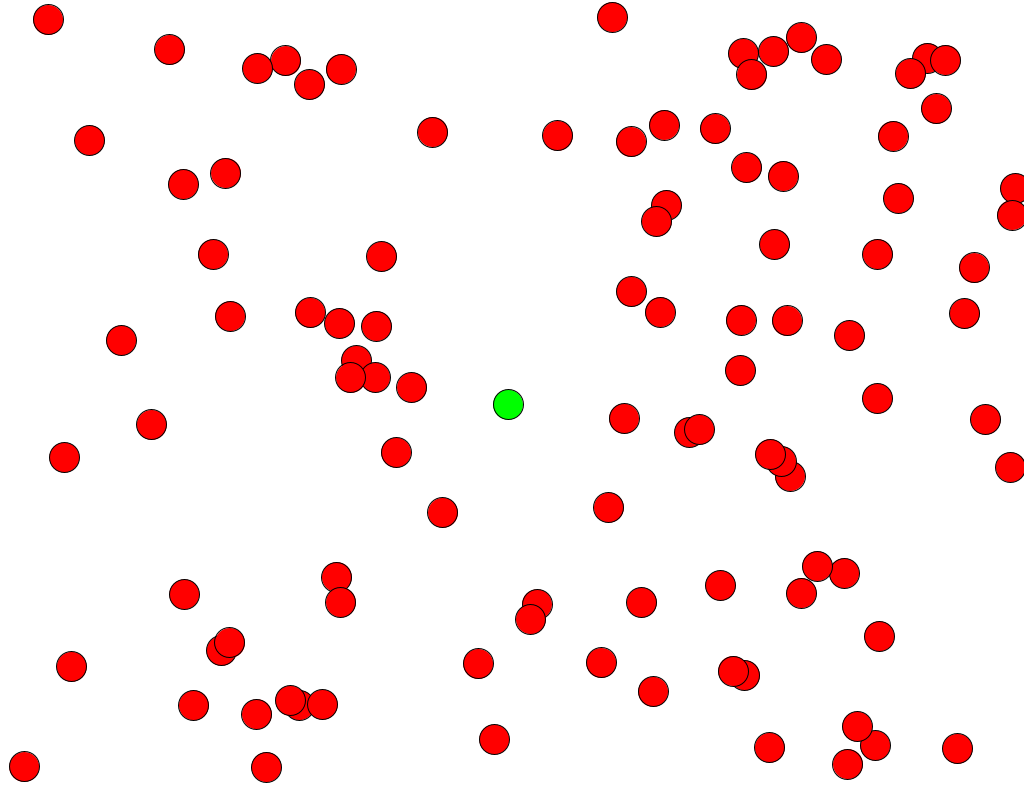
Frame 1 (no input)
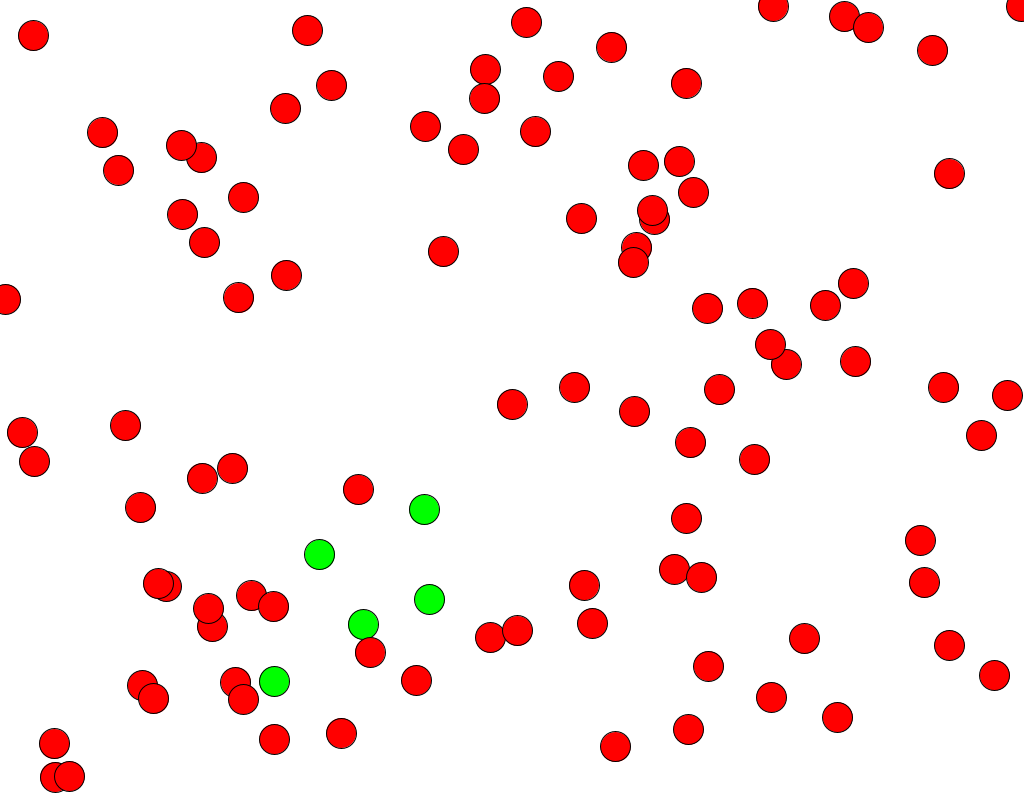
Frame 60 (the mouse pressed at the canvas centre just before this capture)
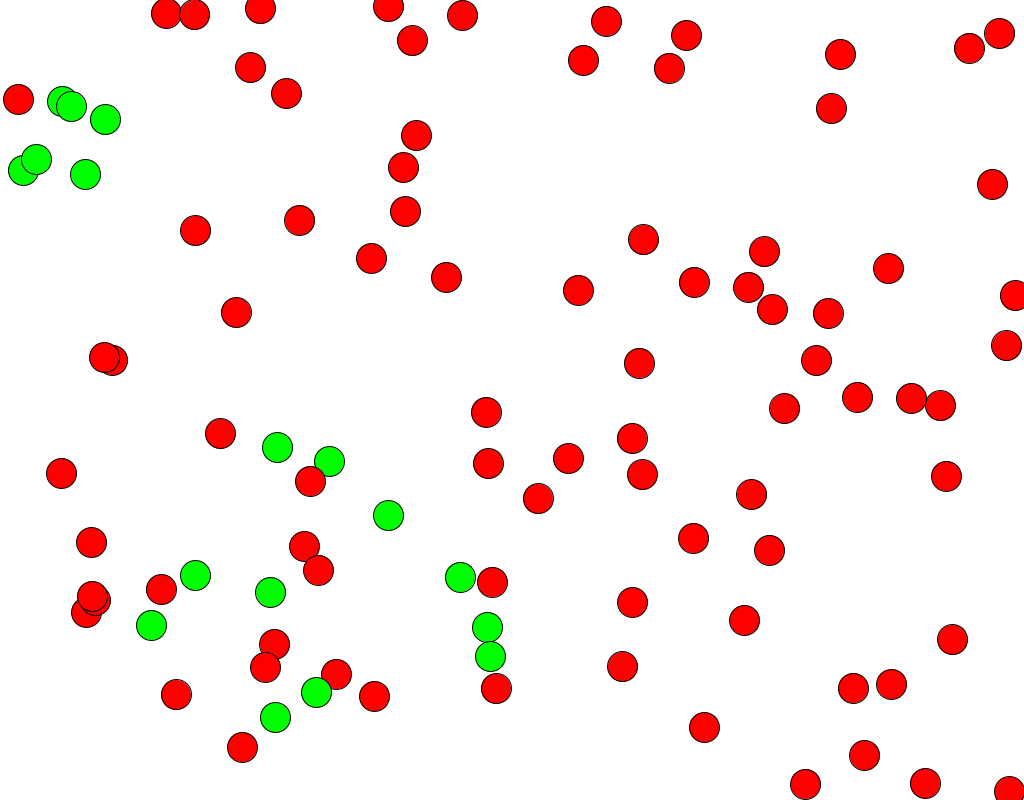
Frame 120 (the mouse held since frame 60 and released just before this capture)

The Processing sketch that drew these frames (run headless with seeded random() and noise(); from frame 60 on, the mouse is pressed at the canvas centre):

// Processing sketch: HumansVSZombies
// ── HumansVSZombies.pde

Controler controler;
void setup() {
	size(1024,800);
	controler = new Controler();
}

void draw() {
	background(255);
	controler.update();
	controler.collision();
	controler.checkBorders();
}
// ── Controler.pde
class Controler{
	int numberOfHumans = 99;
	ArrayList<Human> humansList = new ArrayList<Human>();
	float size = 30;
	int c = 255;
	float posX = width/2;
	float posY = height/2;
	Controler(){
		for (int i = 0; i < numberOfHumans; i++) {
			humansList.add(new Human(size, random(0, 1024), random(0, 800)));		
		}
		humansList.add(new Zombie(size, posX, posY, c));

	}

	void update(){
		for (Human human : humansList) {
			human.update();
			human.draw();
		}
	}

	void checkBorders(){
		for (Human human : humansList) {
			if(human.position.x > width) human.position.x = 0;
			if(human.position.y > height) human.position.y = 0;
			if(human.position.x < 0) human.position.x = width;
			if(human.position.y < 0) human.position.y = height;
		}
			
	}

	boolean checkCollision(float x1, float y1, float size1, float x2, float y2, float size2){
		float maxDistance = (size1 + size2) / 2;
		if(abs(x1 - x2) > maxDistance) {
			return false;
		}
		
		if(abs(y1 - y2) > maxDistance) {
			return false;
		}
		if(dist(x1, y1, x2, y2) > maxDistance){
			return false;
		}

		return true;
	}
	
	void collision(){
		for(int i = 0; i < humansList.size() -1; i++){
			for (int j = i + 1; j < humansList.size(); j++) {
				if(humansList.get(j) instanceof Zombie ^ humansList.get(i) instanceof Zombie){	
				boolean hasCollided = checkCollision(humansList.get(i).position.x,
													 humansList.get(i).position.y,
													 humansList.get(i).size,	
													 
													 humansList.get(j).position.x,
													 humansList.get(j).position.y,							
													 humansList.get(j).size);	
			

				 	if(hasCollided){
				 		humansList.set(i, new Zombie(size, humansList.get(i).position.x, humansList.get(i).position.y, c));
				 		
		 			}
				}
 			}	
	 	}
	}
}	
// ── Human.pde
class Human{
	PVector position;
	PVector velocity;
	float size;
	
	Human(float size, float x, float y){
		position =  new PVector(x, y);
		
		this.size = size;

		velocity = new PVector();
		velocity.x = random(10) - 5;
		velocity.y = random(10) - 5;
	}

	void update(){
		position.x += velocity.x;
		position.y += velocity.y;
	}

	void draw(){
		fill(255, 0, 0);
		ellipse(position.x, position.y, size, size);
	}
}
// ── Zombie.pde
class Zombie extends Human{
	int c; 


	Zombie(float size, float x, float y, int c){
		super(size, x, y);
		this.c = c;
	}

	void draw(){
		fill(0,c,0);
		ellipse(position.x, position.y, size, size);
	}
}
